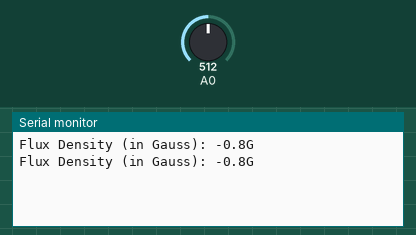
A sketch run on a simulated Arduino Uno, built with avr-gcc and run on an emulated ATmega328P. On the bench: the last lines printed to the serial monitor. The test bench sets the inputs (shaded band); at power-on: A0 = 512.

Above: at 1.8 s.
1.9 s: A0 set to 716
At 2.6 s:
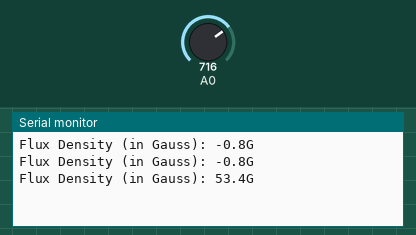
3.4 s: A0 set to 900
At 4.8 s:
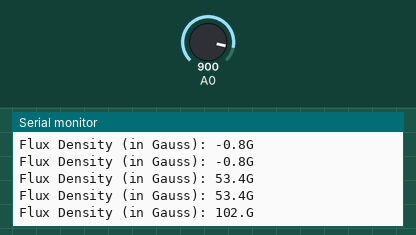
Timing chart, 0 to 6.4 s (numbered marks = the images above; inputs shaded):
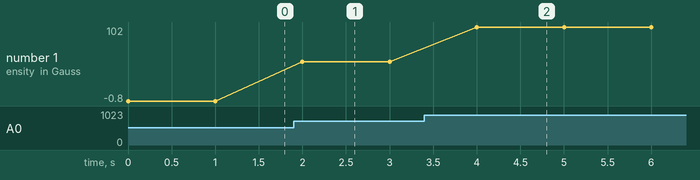

Measured:
- after the input at 1.9 s, the serial monitor: prints a new line after 0.10 s (image 1)
- after the input at 3.4 s, the serial monitor: prints a new line after 0.60 s (image 2)
- plotted number 1: -0.8 → 53.4 after the input at 1.9 s, 53.4 → 102 after the input at 3.4 s

The sketch:

source-code.ino
```cpp
/* magnetic-flux-measuring-using-arduino-and-hall-sensor
 * by - Naman Chauhan
 *
 * Pin connections:
 * Hall sensor to Arduino -
 * 1/Supply to VCC(+5V)
 * 2/Ground to GND
 * 3/Output to A0
 *
 * LCD to Arduino
 * PIN1 or VSS to ground
 * PIN2 or VDD or VCC to +5v power
 * PIN3 or VEE to ground (gives maximum contrast best for a beginner)
 * PIN4 or RS (Register Selection) to PIN8 of ARDUINO UNO
 * PIN5 or RW (Read/Write) to ground (puts LCD in read mode eases the communication for user)
 * PIN6 or E (Enable) to PIN9 of ARDUINO UNO
 * PIN11 or D4 to PIN10 of ARDUINO UNO
 * PIN12 or D5 to PIN11 of ARDUINO UNO
 * PIN13 or D6 to PIN12 of ARDUINO UNO
 * PIN14 or D7 to PIN13 of ARDUINO UNO
 *
 * Note: I have commented out the commands using LCD and only using only the one which are
 * required for the serial communication on serial monitor. You can comment out the commands
 * as per your need.
 */

/*
#include <LiquidCrystal.h>
// initialize the library with the numbers of the interface pins

LiquidCrystal lcd(8, 9, 10, 11, 12, 13);
// REGISTER SELECT PIN,ENABLE PIN,D4 PIN,D5 PIN, D6 PIN, D7 PIN
*/

char ADCSHOW[5];
//initializing a character of size 5 for showing the ADC result

void setup()  {
  // set up the LCD's number of columns and rows:
  //lcd.begin(16, 2);
  pinMode(A0, INPUT);
  Serial.begin(9600);
  }

void loop() {
  /*lcd.print("FluxDensity");
  lcd.setCursor(0, 1);    //move to second line
  lcd.print("(in Gauss):");   // showing units*/
  Serial.print("Flux Density (in Gauss): ");
  String ADCVALUE = String((analogRead(A0)-515)/3.76);

  /* Now since the default reference if 5V and resolution is 10-bit
   * so for every 5/1024 = 5mV, we get one increment is count,
   * The sensor provides increment voltage of 1.3V for every 1Gauss increment if field.
   * So we need to divide ADC value by 3.76 for getting the gauss value,
   * now the 0 gauss output of sensor is 2.5V so we need to subtract that first.
   * To hold a 0V read at 0 Gauss field. */

  // Convert the reading to a char array
  ADCVALUE.toCharArray(ADCSHOW, 5);
  /*lcd.print(ADCSHOW);//showing the field strength value
  lcd.print("G   ");
  lcd.setCursor(0, 0);// set the cursor to column 0, line 0*/
  Serial.print(ADCSHOW);
  Serial.println("G");
  Serial.println();
  delay(1000);
  }
```
